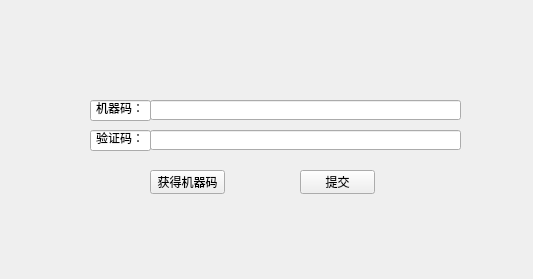
<?xml version="1.0" encoding="UTF-8"?>
<ui version="4.0">
 <class>Form</class>
 <widget class="QWidget" name="Form">
  <property name="geometry">
   <rect>
    <x>0</x>
    <y>0</y>
    <width>533</width>
    <height>279</height>
   </rect>
  </property>
  <property name="windowTitle">
   <string>Form</string>
  </property>
  <widget class="QLineEdit" name="lineEdit">
   <property name="geometry">
    <rect>
     <x>90</x>
     <y>100</y>
     <width>61</width>
     <height>21</height>
    </rect>
   </property>
   <property name="text">
    <string>机器码：</string>
   </property>
   <property name="alignment">
    <set>Qt::AlignCenter</set>
   </property>
   <property name="readOnly">
    <bool>true</bool>
   </property>
  </widget>
  <widget class="QLineEdit" name="lineEdit_2">
   <property name="geometry">
    <rect>
     <x>150</x>
     <y>100</y>
     <width>311</width>
     <height>20</height>
    </rect>
   </property>
  </widget>
  <widget class="QPushButton" name="pushButton">
   <property name="geometry">
    <rect>
     <x>150</x>
     <y>170</y>
     <width>75</width>
     <height>24</height>
    </rect>
   </property>
   <property name="text">
    <string>获得机器码</string>
   </property>
  </widget>
  <widget class="QLineEdit" name="lineEdit_3">
   <property name="geometry">
    <rect>
     <x>90</x>
     <y>130</y>
     <width>61</width>
     <height>21</height>
    </rect>
   </property>
   <property name="text">
    <string>验证码：</string>
   </property>
   <property name="alignment">
    <set>Qt::AlignCenter</set>
   </property>
   <property name="readOnly">
    <bool>true</bool>
   </property>
  </widget>
  <widget class="QLineEdit" name="lineEdit_4">
   <property name="geometry">
    <rect>
     <x>150</x>
     <y>130</y>
     <width>311</width>
     <height>20</height>
    </rect>
   </property>
  </widget>
  <widget class="QPushButton" name="pushButton_2">
   <property name="geometry">
    <rect>
     <x>300</x>
     <y>170</y>
     <width>75</width>
     <height>24</height>
    </rect>
   </property>
   <property name="text">
    <string>提交</string>
   </property>
  </widget>
 </widget>
 <resources/>
 <connections/>
</ui>
